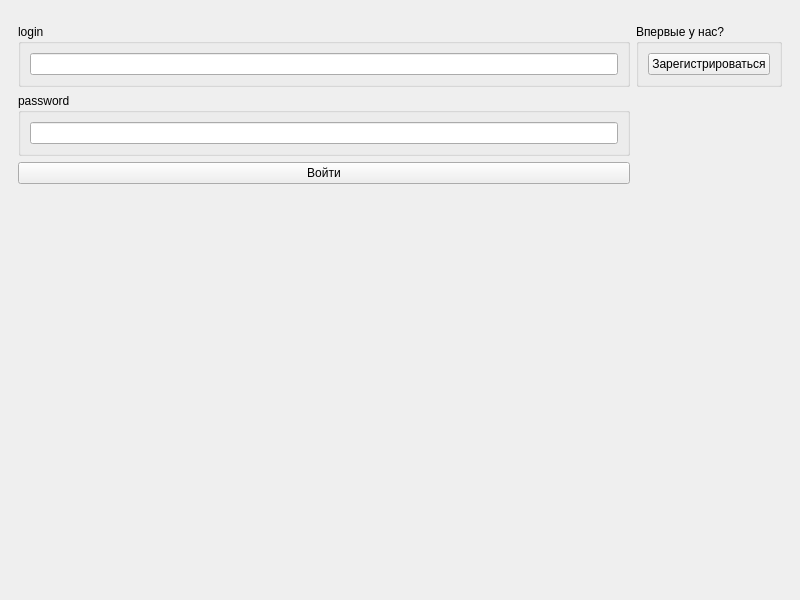
<?xml version="1.0" encoding="UTF-8"?>
<ui version="4.0">
 <class>LoginPage</class>
 <widget class="QMainWindow" name="LoginPage">
  <property name="geometry">
   <rect>
    <x>0</x>
    <y>0</y>
    <width>800</width>
    <height>600</height>
   </rect>
  </property>
  <property name="minimumSize">
   <size>
    <width>700</width>
    <height>500</height>
   </size>
  </property>
  <property name="windowTitle">
   <string>p2p-app</string>
  </property>
  <widget class="QWidget" name="centralwidget">
   <layout class="QVBoxLayout" name="verticalLayout">
    <item>
     <widget class="QWidget" name="widget" native="true"/>
    </item>
    <item>
     <widget class="QWidget" name="widget_2" native="true">
      <layout class="QGridLayout" name="gridLayout_2">
       <item row="1" column="0">
        <widget class="QGroupBox" name="groupBox_2">
         <property name="title">
          <string>password</string>
         </property>
         <layout class="QVBoxLayout" name="verticalLayout_3">
          <item>
           <widget class="QLineEdit" name="lineEdit_2"/>
          </item>
         </layout>
        </widget>
       </item>
       <item row="0" column="0">
        <widget class="QGroupBox" name="groupBox">
         <property name="title">
          <string>login</string>
         </property>
         <layout class="QVBoxLayout" name="verticalLayout_2">
          <item>
           <widget class="QLineEdit" name="lineEdit"/>
          </item>
         </layout>
        </widget>
       </item>
       <item row="2" column="0">
        <widget class="QPushButton" name="pushButton">
         <property name="text">
          <string>Войти</string>
         </property>
        </widget>
       </item>
       <item row="0" column="1">
        <widget class="QGroupBox" name="groupBox_3">
         <property name="title">
          <string>Впервые у нас?</string>
         </property>
         <layout class="QVBoxLayout" name="verticalLayout_4">
          <item>
           <widget class="QPushButton" name="pushButton_2">
            <property name="text">
             <string>Зарегистрироваться</string>
            </property>
           </widget>
          </item>
         </layout>
        </widget>
       </item>
      </layout>
     </widget>
    </item>
    <item>
     <spacer name="verticalSpacer">
      <property name="orientation">
       <enum>Qt::Vertical</enum>
      </property>
      <property name="sizeHint" stdset="0">
       <size>
        <width>20</width>
        <height>40</height>
       </size>
      </property>
     </spacer>
    </item>
   </layout>
  </widget>
  <widget class="QMenuBar" name="menubar">
   <property name="geometry">
    <rect>
     <x>0</x>
     <y>0</y>
     <width>800</width>
     <height>24</height>
    </rect>
   </property>
  </widget>
 </widget>
 <resources/>
 <connections/>
</ui>
